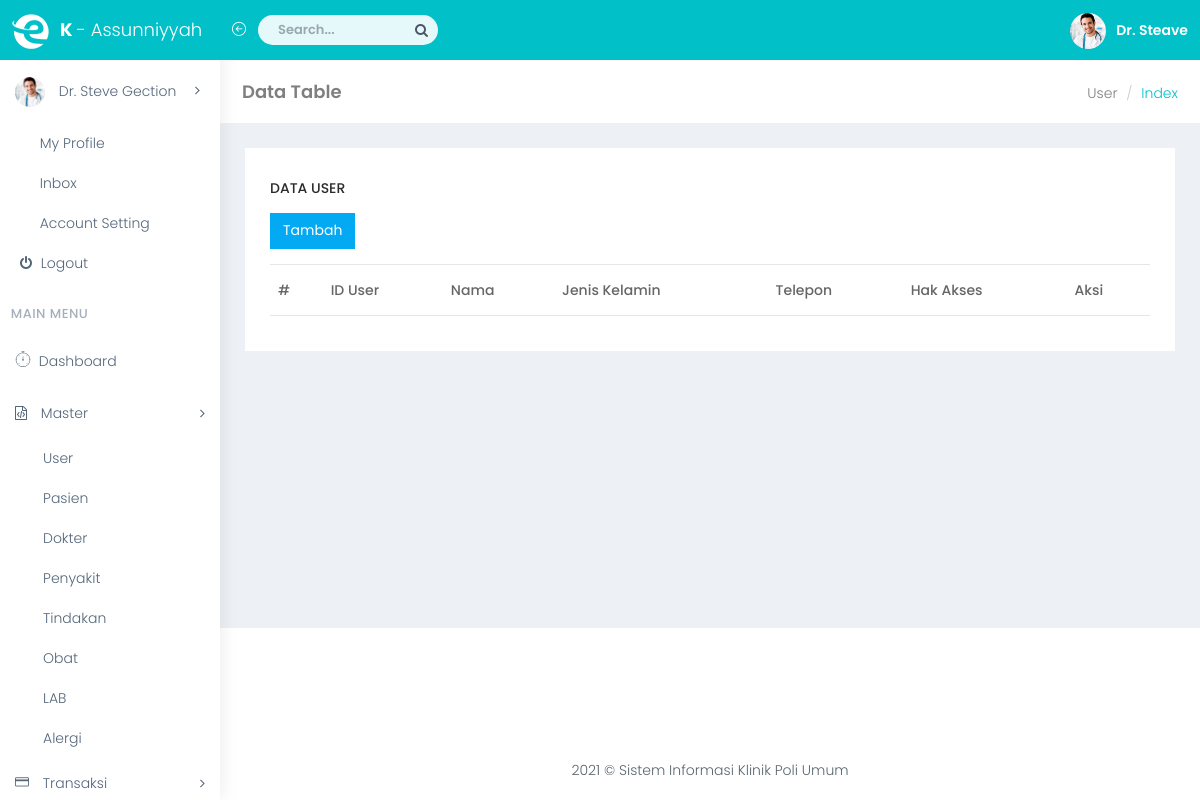
The page /index.php/user on the database as committed earlier.
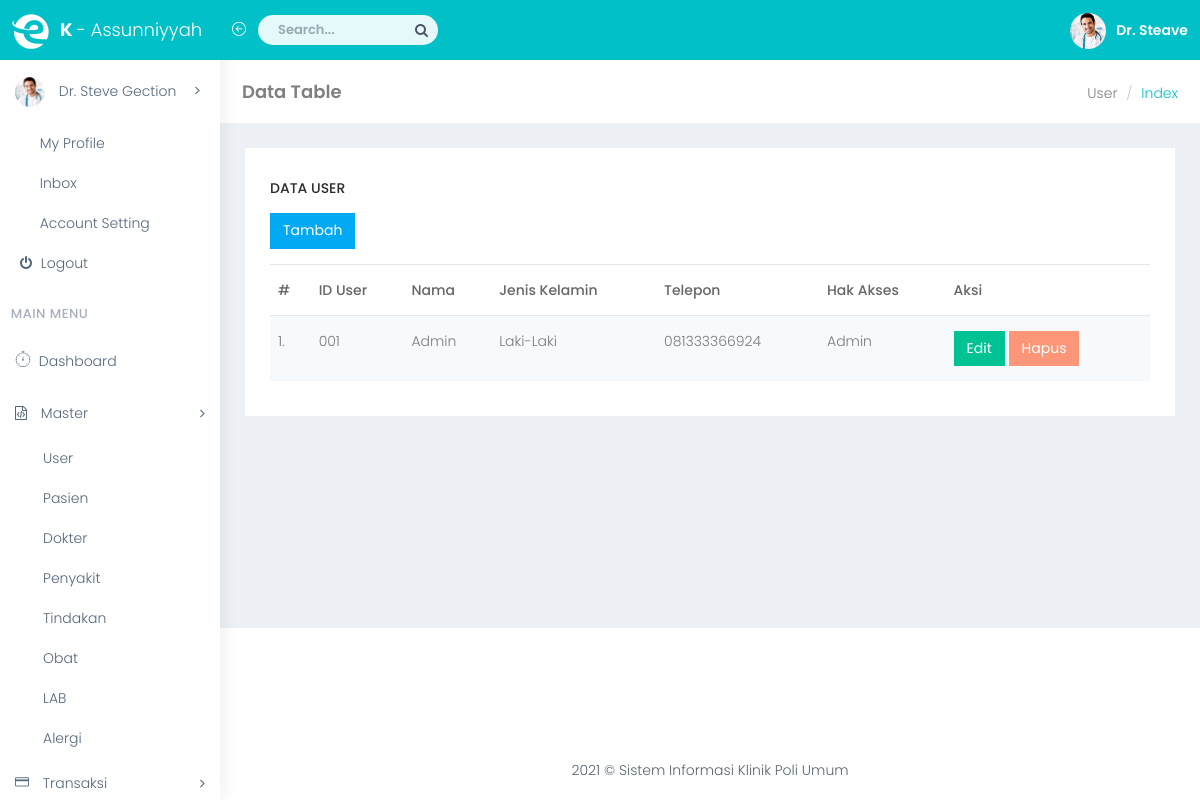
The same page on the database as committed later.
### tables this page shows
CREATE TABLE `tb_user` (
  `id_user` varchar(3) NOT NULL,
  `id_hak` int(1) NOT NULL,
  `nm_user` varchar(30) NOT NULL,
  `pass_user` varchar(255) NOT NULL,
  `j_kel` enum('Laki-Laki','Perempuan') NOT NULL,
  `phone` varchar(12) NOT NULL,
  PRIMARY KEY (`id_user`),
  KEY `id_hak` (`id_hak`),
  CONSTRAINT `tb_user_ibfk_1` FOREIGN KEY (`id_hak`) REFERENCES `tb_hak` (`id_hak`)
);

CREATE TABLE `tb_hak` (
  `id_hak` int(3) NOT NULL AUTO_INCREMENT,
  `nm_hak` varchar(30) NOT NULL,
  PRIMARY KEY (`id_hak`)
);

### application/controllers/User.php (called while the page is built, shortened)
<?php
class User extends CI_Controller
{
    public function __construct()
    {
        $this->load->model('User_Model', 'um');
    }
    public function index()
    {
        $data['users'] = $this->um->get_all();
        $this->load->view('templates/header');
        $this->load->view('templates/navbar');
        $this->load->view('templates/sidebar');
        $this->load->view('user/index', $data);
        $this->load->view('templates/footer');
    }
}

### index.php (called while the page is built, shortened)
<?php
require_once BASEPATH.'core/CodeIgniter.php';

### application/models/User_Model.php (called while the page is built, shortened)
<?php
class User_Model extends CI_Model
{
    public function get_all()
    {
        $this->db->order_by('id_user', 'ASC');
        return $this->db->from('tb_user')
            ->join('tb_hak', 'tb_hak.id_hak=tb_user.id_hak')
            ->get()
            ->result_array();
    }
}

### application/views/user/index.php (the view, shortened to what this page needs)
<div id="page-wrapper">
    <div class="container-fluid">
        <div class="row bg-title">
            <div class="col-lg-3 col-md-4 col-sm-4 col-xs-12">
                <h4 class="page-title">Data Table</h4>
            </div>
            <div class="col-lg-9 col-sm-8 col-md-8 col-xs-12">
                <ol class="breadcrumb">
                    <li><a href="#">User</a></li>
                    <li class="active">Index</li>
                </ol>
            </div>
        </div>
        <div class="row">
            <div class="col-sm-12">
                <div class="white-box">
                    <h3 class="box-title m-b-0">Data User</h3>
                    <a href="<?= base_url(); ?>/user/create" class="btn btn-info mt-3 mb-4">Tambah</a>
                    <div class="table-responsive">
                        <table id="myTable" class="table table-striped">
                            <thead>
                                <tr>
                                    <th>#</th>
                                    <th>ID User</th>
                                    <th>Nama</th>
                                    <th>Jenis Kelamin</th>
                                    <th>Telepon</th>
                                    <th>Hak Akses</th>
                                    <th>Aksi</th>
                                </tr>
                            </thead>
                            <tbody>
                                <?php $nomer = 1; ?>
                                <?php foreach ($users as $user) : ?>
                                    <tr>
                                        <td><?= $nomer; ?>.</td>
                                        <td><?= $user['id_user']; ?></td>
                                        <td><?= $user['nm_user']; ?></td>
                                        <td><?= $user['j_kel']; ?></td>
                                        <td><?= $user['phone']; ?></td>
                                        <td><?= $user['nm_hak']; ?></td>
                                        <td>
                                            <a href="<?= base_url(); ?>user/edit/<?= $user['id_user']; ?>" class="btn btn-success">Edit</a>
                                            <a href="<?= base_url(); ?>user/delete/<?= $user['id_user']; ?>" class="btn btn-danger" onclick="return confirm('Yakin anda ingin menghapus data ini?')">Hapus</a>
                                        </td>
                                    </tr>
                                    <?php $nomer++; ?>
                                <?php endforeach; ?>
                            </tbody>
                        </table>
                    </div>
                </div>
            </div>
        </div>
    </div>
</div>

### application/views/templates/header.php (shortened to what this page needs)
<!DOCTYPE html>
<html lang="en">
<head>
    <link href="<?= base_url('assets'); ?>/bootstrap/dist/css/bootstrap.min.css" rel="stylesheet">
    <link href="<?= base_url('assets'); ?>/plugins/bower_components/bootstrap-extension/css/bootstrap-extension.css" rel="stylesheet">
    <link href="<?= base_url('assets'); ?>/plugins/bower_components/sidebar-nav/dist/sidebar-nav.min.css" rel="stylesheet">
    <link href="<?= base_url('assets'); ?>/css/animate.css" rel="stylesheet">
    <link href="<?= base_url('assets'); ?>/css/style.min.css" rel="stylesheet">
    <link href="<?= base_url('assets'); ?>/plugins/bower_components/datatables/jquery.dataTables.min.css" rel="stylesheet" type="text/css" />
    <link href="https://cdn.datatables.net/buttons/1.2.2/css/buttons.dataTables.min.css" rel="stylesheet" type="text/css" />
    <link href="<?= base_url('assets'); ?>/css/colors/megna.css" id="theme" rel="stylesheet">
</head>
<body class="fix-sidebar">
    <div id="wrapper">

### application/views/templates/navbar.php (shortened to what this page needs)
<nav class="navbar navbar-default navbar-static-top m-b-0">
	<div class="navbar-header"> <a class="navbar-toggle hidden-sm hidden-md hidden-lg " href="javascript:void(0)" data-toggle="collapse" data-target=".navbar-collapse"><i class="ti-menu"></i></a>
		<div class="top-left-part"><a class="logo" href="index.html"><b><img src="<?= base_url('assets'); ?>/plugins/images/eliteadmin-logo.png" alt="home" /></b><span class="hidden-xs"><strong>K </strong>- Assunniyyah</span></a></div>
		<ul class="nav navbar-top-links navbar-left hidden-xs">
			<li><a href="javascript:void(0)" class="open-close hidden-xs waves-effect waves-light"><i class="icon-arrow-left-circle ti-menu"></i></a></li>
			<li>
				<form role="search" class="app-search hidden-xs">
					<input type="text" placeholder="Search..." class="form-control">
					<a href=""><i class="fa fa-search"></i></a>
				</form>
			</li>
		</ul>
		<ul class="nav navbar-top-links navbar-right pull-right">
			<li class="dropdown">
				<a class="dropdown-toggle profile-pic" data-toggle="dropdown" href="#"> <img src="<?= base_url('assets'); ?>/plugins/images/users/d1.jpg" alt="user-img" width="36" class="img-circle"><b class="hidden-xs">Dr. Steave</b> </a>
			</li>
		</ul>
	</div>
</nav>

### application/views/templates/sidebar.php (shortened to what this page needs)
<div class="navbar-default sidebar" role="navigation">
	<div class="sidebar-nav navbar-collapse slimscrollsidebar">
		<ul class="nav" id="side-menu">
			<li class="user-pro">
				<a href="#" class="waves-effect"><img src="<?= base_url('assets'); ?>/plugins/images/users/d1.jpg" alt="user-img" class="img-circle"> <span class="hide-menu">Dr. Steve Gection<span class="fa arrow"></span></span>
				</a>
				<ul class="nav nav-second-level">
					<li><a href="javascript:void(0)"><i class="ti-user"></i> My Profile</a></li>
					<li><a href="javascript:void(0)"><i class="ti-email"></i> Inbox</a></li>
					<li><a href="javascript:void(0)"><i class="ti-settings"></i> Account Setting</a></li>
					<li><a href="javascript:void(0)"><i class="fa fa-power-off"></i> Logout</a></li>
				</ul>
			</li>
			<li class="nav-small-cap m-t-10">&ensp; Main Menu</li>
			<li> <a href="index.html" class="waves-effect"><i class="linea-icon linea-basic fa-fw" data-icon="v"></i> <span class="hide-menu"> Dashboard </span></a></li>
			<li> <a href="javascript:void(0);" class="waves-effect"><i class="fa fa-file-code-o p-r-10"></i> <span class="hide-menu"> Master <span class="fa arrow"></span></span></a>
				<ul class="nav nav-second-level">
					<li> <a href="edit-doctor.html">User</a> </li>
					<li> <a href="add-doctor.html">Pasien</a> </li>
					<li> <a href="doctors.html">Dokter</a> </li>
					<li> <a href="edit-doctor.html">Penyakit</a> </li>
					<li> <a href="edit-doctor.html">Tindakan</a> </li>
					<li> <a href="doctor-profile.html">Obat</a> </li>
					<li> <a href="doctor-profile.html">LAB</a> </li>
					<li> <a href="doctor-profile.html">Alergi</a> </li>
				</ul>
			</li>
			<li> <a href="javascript:void(0);" class="waves-effect"><i class="icon-credit-card p-r-10"></i> <span class="hide-menu"> Transaksi <span class="fa arrow"></span></span></a>
			</li>
		</ul>
	</div>
</div>

### application/views/templates/footer.php (shortened to what this page needs)
<footer class="footer text-center"> 2021 &copy; Sistem Informasi Klinik Poli Umum </footer>
</div>
</body>
</html>

### assets/css/colors/megna.css (style rules this page uses)
body { background: #fff; }
.top-left-part { background: rgba(0, 0, 0, 0.04); }
.navbar-header { background: #01c0c8; }
.navbar-top-links > li > a { color: #ffffff; }
.bg-title .breadcrumb .active { color: #01c0c8; }
.sidebar { background: #fff; box-shadow: 1px 0px 20px rgba(0, 0, 0, 0.08); }
#side-menu li a { color: #54667a; }
#side-menu li a { color: #54667a; border-left: 0px solid #fff; }
.fix-sidebar .top-left-part { background: #01c0c8; }

Rows that differ between the two databases and show on the page:
added tb_user: id_user "001", nm_user "Admin", j_kel "Laki-Laki", phone "081333366924", id_hak.nm_hak "Admin"
